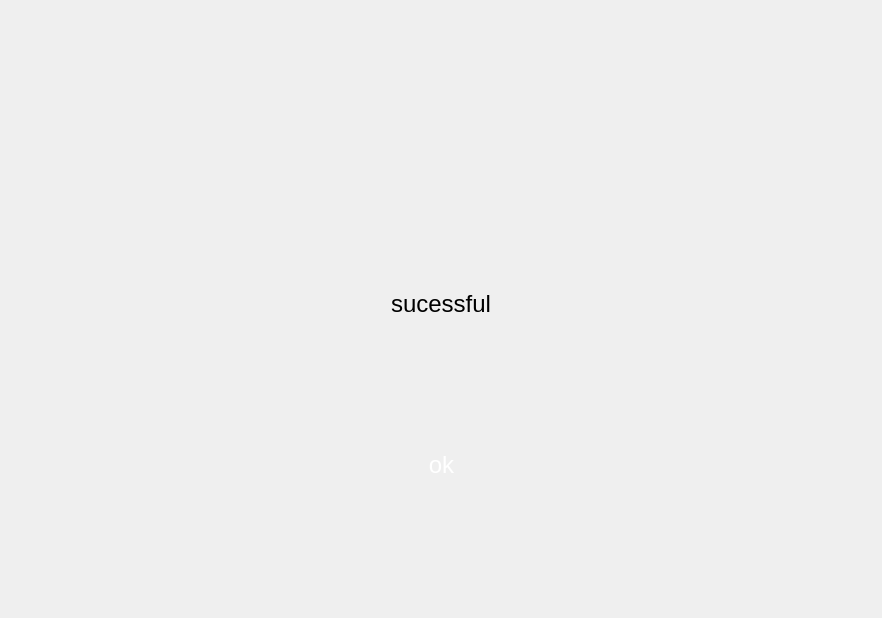
<?xml version="1.0" encoding="UTF-8"?>
<ui version="4.0">
 <class>SendResultWidget</class>
 <widget class="QWidget" name="SendResultWidget">
  <property name="geometry">
   <rect>
    <x>0</x>
    <y>0</y>
    <width>882</width>
    <height>618</height>
   </rect>
  </property>
  <property name="windowTitle">
   <string>Form</string>
  </property>
  <property name="styleSheet">
   <string notr="true"/>
  </property>
  <layout class="QGridLayout" name="gridLayout">
   <item row="0" column="0">
    <layout class="QVBoxLayout" name="verticalLayout">
     <item>
      <spacer name="verticalSpacer_2">
       <property name="orientation">
        <enum>Qt::Vertical</enum>
       </property>
       <property name="sizeHint" stdset="0">
        <size>
         <width>20</width>
         <height>40</height>
        </size>
       </property>
      </spacer>
     </item>
     <item>
      <layout class="QHBoxLayout" name="horizontalLayout_2">
       <item>
        <spacer name="horizontalSpacer_3">
         <property name="orientation">
          <enum>Qt::Horizontal</enum>
         </property>
         <property name="sizeHint" stdset="0">
          <size>
           <width>40</width>
           <height>20</height>
          </size>
         </property>
        </spacer>
       </item>
       <item>
        <widget class="QLabel" name="label">
         <property name="minimumSize">
          <size>
           <width>156</width>
           <height>156</height>
          </size>
         </property>
         <property name="maximumSize">
          <size>
           <width>156</width>
           <height>156</height>
          </size>
         </property>
         <property name="palette">
          <palette>
           <active>
            <colorrole role="WindowText">
             <brush brushstyle="SolidPattern">
              <color alpha="255">
               <red>0</red>
               <green>0</green>
               <blue>0</blue>
              </color>
             </brush>
            </colorrole>
            <colorrole role="Button">
             <brush brushstyle="SolidPattern">
              <color alpha="255">
               <red>241</red>
               <green>240</green>
               <blue>239</blue>
              </color>
             </brush>
            </colorrole>
            <colorrole role="Light">
             <brush brushstyle="SolidPattern">
              <color alpha="255">
               <red>255</red>
               <green>255</green>
               <blue>255</blue>
              </color>
             </brush>
            </colorrole>
            <colorrole role="Midlight">
             <brush brushstyle="SolidPattern">
              <color alpha="255">
               <red>248</red>
               <green>247</green>
               <blue>247</blue>
              </color>
             </brush>
            </colorrole>
            <colorrole role="Dark">
             <brush brushstyle="SolidPattern">
              <color alpha="255">
               <red>120</red>
               <green>120</green>
               <blue>119</blue>
              </color>
             </brush>
            </colorrole>
            <colorrole role="Mid">
             <brush brushstyle="SolidPattern">
              <color alpha="255">
               <red>161</red>
               <green>160</green>
               <blue>159</blue>
              </color>
             </brush>
            </colorrole>
            <colorrole role="Text">
             <brush brushstyle="SolidPattern">
              <color alpha="255">
               <red>0</red>
               <green>0</green>
               <blue>0</blue>
              </color>
             </brush>
            </colorrole>
            <colorrole role="BrightText">
             <brush brushstyle="SolidPattern">
              <color alpha="255">
               <red>255</red>
               <green>255</green>
               <blue>255</blue>
              </color>
             </brush>
            </colorrole>
            <colorrole role="ButtonText">
             <brush brushstyle="SolidPattern">
              <color alpha="255">
               <red>0</red>
               <green>0</green>
               <blue>0</blue>
              </color>
             </brush>
            </colorrole>
            <colorrole role="Base">
             <brush brushstyle="SolidPattern">
              <color alpha="255">
               <red>255</red>
               <green>255</green>
               <blue>255</blue>
              </color>
             </brush>
            </colorrole>
            <colorrole role="Window">
             <brush brushstyle="SolidPattern">
              <color alpha="255">
               <red>241</red>
               <green>240</green>
               <blue>239</blue>
              </color>
             </brush>
            </colorrole>
            <colorrole role="Shadow">
             <brush brushstyle="SolidPattern">
              <color alpha="255">
               <red>0</red>
               <green>0</green>
               <blue>0</blue>
              </color>
             </brush>
            </colorrole>
            <colorrole role="AlternateBase">
             <brush brushstyle="SolidPattern">
              <color alpha="255">
               <red>248</red>
               <green>247</green>
               <blue>247</blue>
              </color>
             </brush>
            </colorrole>
            <colorrole role="ToolTipBase">
             <brush brushstyle="SolidPattern">
              <color alpha="255">
               <red>255</red>
               <green>255</green>
               <blue>220</blue>
              </color>
             </brush>
            </colorrole>
            <colorrole role="ToolTipText">
             <brush brushstyle="SolidPattern">
              <color alpha="255">
               <red>0</red>
               <green>0</green>
               <blue>0</blue>
              </color>
             </brush>
            </colorrole>
           </active>
           <inactive>
            <colorrole role="WindowText">
             <brush brushstyle="SolidPattern">
              <color alpha="255">
               <red>0</red>
               <green>0</green>
               <blue>0</blue>
              </color>
             </brush>
            </colorrole>
            <colorrole role="Button">
             <brush brushstyle="SolidPattern">
              <color alpha="255">
               <red>241</red>
               <green>240</green>
               <blue>239</blue>
              </color>
             </brush>
            </colorrole>
            <colorrole role="Light">
             <brush brushstyle="SolidPattern">
              <color alpha="255">
               <red>255</red>
               <green>255</green>
               <blue>255</blue>
              </color>
             </brush>
            </colorrole>
            <colorrole role="Midlight">
             <brush brushstyle="SolidPattern">
              <color alpha="255">
               <red>248</red>
               <green>247</green>
               <blue>247</blue>
              </color>
             </brush>
            </colorrole>
            <colorrole role="Dark">
             <brush brushstyle="SolidPattern">
              <color alpha="255">
               <red>120</red>
               <green>120</green>
               <blue>119</blue>
              </color>
             </brush>
            </colorrole>
            <colorrole role="Mid">
             <brush brushstyle="SolidPattern">
              <color alpha="255">
               <red>161</red>
               <green>160</green>
               <blue>159</blue>
              </color>
             </brush>
            </colorrole>
            <colorrole role="Text">
             <brush brushstyle="SolidPattern">
              <color alpha="255">
               <red>0</red>
               <green>0</green>
               <blue>0</blue>
              </color>
             </brush>
            </colorrole>
            <colorrole role="BrightText">
             <brush brushstyle="SolidPattern">
              <color alpha="255">
               <red>255</red>
               <green>255</green>
               <blue>255</blue>
              </color>
             </brush>
            </colorrole>
            <colorrole role="ButtonText">
             <brush brushstyle="SolidPattern">
              <color alpha="255">
               <red>0</red>
               <green>0</green>
               <blue>0</blue>
              </color>
             </brush>
            </colorrole>
            <colorrole role="Base">
             <brush brushstyle="SolidPattern">
              <color alpha="255">
               <red>255</red>
               <green>255</green>
               <blue>255</blue>
              </color>
             </brush>
            </colorrole>
            <colorrole role="Window">
             <brush brushstyle="SolidPattern">
              <color alpha="255">
               <red>241</red>
               <green>240</green>
               <blue>239</blue>
              </color>
             </brush>
            </colorrole>
            <colorrole role="Shadow">
             <brush brushstyle="SolidPattern">
              <color alpha="255">
               <red>0</red>
               <green>0</green>
               <blue>0</blue>
              </color>
             </brush>
            </colorrole>
            <colorrole role="AlternateBase">
             <brush brushstyle="SolidPattern">
              <color alpha="255">
               <red>248</red>
               <green>247</green>
               <blue>247</blue>
              </color>
             </brush>
            </colorrole>
            <colorrole role="ToolTipBase">
             <brush brushstyle="SolidPattern">
              <color alpha="255">
               <red>255</red>
               <green>255</green>
               <blue>220</blue>
              </color>
             </brush>
            </colorrole>
            <colorrole role="ToolTipText">
             <brush brushstyle="SolidPattern">
              <color alpha="255">
               <red>0</red>
               <green>0</green>
               <blue>0</blue>
              </color>
             </brush>
            </colorrole>
           </inactive>
           <disabled>
            <colorrole role="WindowText">
             <brush brushstyle="SolidPattern">
              <color alpha="255">
               <red>120</red>
               <green>120</green>
               <blue>119</blue>
              </color>
             </brush>
            </colorrole>
            <colorrole role="Button">
             <brush brushstyle="SolidPattern">
              <color alpha="255">
               <red>241</red>
               <green>240</green>
               <blue>239</blue>
              </color>
             </brush>
            </colorrole>
            <colorrole role="Light">
             <brush brushstyle="SolidPattern">
              <color alpha="255">
               <red>255</red>
               <green>255</green>
               <blue>255</blue>
              </color>
             </brush>
            </colorrole>
            <colorrole role="Midlight">
             <brush brushstyle="SolidPattern">
              <color alpha="255">
               <red>248</red>
               <green>247</green>
               <blue>247</blue>
              </color>
             </brush>
            </colorrole>
            <colorrole role="Dark">
             <brush brushstyle="SolidPattern">
              <color alpha="255">
               <red>120</red>
               <green>120</green>
               <blue>119</blue>
              </color>
             </brush>
            </colorrole>
            <colorrole role="Mid">
             <brush brushstyle="SolidPattern">
              <color alpha="255">
               <red>161</red>
               <green>160</green>
               <blue>159</blue>
              </color>
             </brush>
            </colorrole>
            <colorrole role="Text">
             <brush brushstyle="SolidPattern">
              <color alpha="255">
               <red>120</red>
               <green>120</green>
               <blue>119</blue>
              </color>
             </brush>
            </colorrole>
            <colorrole role="BrightText">
             <brush brushstyle="SolidPattern">
              <color alpha="255">
               <red>255</red>
               <green>255</green>
               <blue>255</blue>
              </color>
             </brush>
            </colorrole>
            <colorrole role="ButtonText">
             <brush brushstyle="SolidPattern">
              <color alpha="255">
               <red>120</red>
               <green>120</green>
               <blue>119</blue>
              </color>
             </brush>
            </colorrole>
            <colorrole role="Base">
             <brush brushstyle="SolidPattern">
              <color alpha="255">
               <red>241</red>
               <green>240</green>
               <blue>239</blue>
              </color>
             </brush>
            </colorrole>
            <colorrole role="Window">
             <brush brushstyle="SolidPattern">
              <color alpha="255">
               <red>241</red>
               <green>240</green>
               <blue>239</blue>
              </color>
             </brush>
            </colorrole>
            <colorrole role="Shadow">
             <brush brushstyle="SolidPattern">
              <color alpha="255">
               <red>0</red>
               <green>0</green>
               <blue>0</blue>
              </color>
             </brush>
            </colorrole>
            <colorrole role="AlternateBase">
             <brush brushstyle="SolidPattern">
              <color alpha="255">
               <red>241</red>
               <green>240</green>
               <blue>239</blue>
              </color>
             </brush>
            </colorrole>
            <colorrole role="ToolTipBase">
             <brush brushstyle="SolidPattern">
              <color alpha="255">
               <red>255</red>
               <green>255</green>
               <blue>220</blue>
              </color>
             </brush>
            </colorrole>
            <colorrole role="ToolTipText">
             <brush brushstyle="SolidPattern">
              <color alpha="255">
               <red>0</red>
               <green>0</green>
               <blue>0</blue>
              </color>
             </brush>
            </colorrole>
           </disabled>
          </palette>
         </property>
         <property name="styleSheet">
          <string notr="true">background-image: url(:/res/png/finish.png);border-width: 0px</string>
         </property>
         <property name="text">
          <string/>
         </property>
        </widget>
       </item>
       <item>
        <spacer name="horizontalSpacer_4">
         <property name="orientation">
          <enum>Qt::Horizontal</enum>
         </property>
         <property name="sizeHint" stdset="0">
          <size>
           <width>40</width>
           <height>20</height>
          </size>
         </property>
        </spacer>
       </item>
      </layout>
     </item>
     <item>
      <layout class="QHBoxLayout" name="horizontalLayout">
       <item>
        <spacer name="horizontalSpacer">
         <property name="orientation">
          <enum>Qt::Horizontal</enum>
         </property>
         <property name="sizeHint" stdset="0">
          <size>
           <width>40</width>
           <height>20</height>
          </size>
         </property>
        </spacer>
       </item>
       <item>
        <widget class="QLabel" name="label_2">
         <property name="palette">
          <palette>
           <active>
            <colorrole role="WindowText">
             <brush brushstyle="SolidPattern">
              <color alpha="255">
               <red>0</red>
               <green>0</green>
               <blue>0</blue>
              </color>
             </brush>
            </colorrole>
            <colorrole role="Button">
             <brush brushstyle="SolidPattern">
              <color alpha="255">
               <red>241</red>
               <green>240</green>
               <blue>239</blue>
              </color>
             </brush>
            </colorrole>
            <colorrole role="Light">
             <brush brushstyle="SolidPattern">
              <color alpha="255">
               <red>255</red>
               <green>255</green>
               <blue>255</blue>
              </color>
             </brush>
            </colorrole>
            <colorrole role="Midlight">
             <brush brushstyle="SolidPattern">
              <color alpha="255">
               <red>248</red>
               <green>247</green>
               <blue>247</blue>
              </color>
             </brush>
            </colorrole>
            <colorrole role="Dark">
             <brush brushstyle="SolidPattern">
              <color alpha="255">
               <red>120</red>
               <green>120</green>
               <blue>119</blue>
              </color>
             </brush>
            </colorrole>
            <colorrole role="Mid">
             <brush brushstyle="SolidPattern">
              <color alpha="255">
               <red>161</red>
               <green>160</green>
               <blue>159</blue>
              </color>
             </brush>
            </colorrole>
            <colorrole role="Text">
             <brush brushstyle="SolidPattern">
              <color alpha="255">
               <red>0</red>
               <green>0</green>
               <blue>0</blue>
              </color>
             </brush>
            </colorrole>
            <colorrole role="BrightText">
             <brush brushstyle="SolidPattern">
              <color alpha="255">
               <red>255</red>
               <green>255</green>
               <blue>255</blue>
              </color>
             </brush>
            </colorrole>
            <colorrole role="ButtonText">
             <brush brushstyle="SolidPattern">
              <color alpha="255">
               <red>0</red>
               <green>0</green>
               <blue>0</blue>
              </color>
             </brush>
            </colorrole>
            <colorrole role="Base">
             <brush brushstyle="SolidPattern">
              <color alpha="255">
               <red>255</red>
               <green>255</green>
               <blue>255</blue>
              </color>
             </brush>
            </colorrole>
            <colorrole role="Window">
             <brush brushstyle="SolidPattern">
              <color alpha="255">
               <red>241</red>
               <green>240</green>
               <blue>239</blue>
              </color>
             </brush>
            </colorrole>
            <colorrole role="Shadow">
             <brush brushstyle="SolidPattern">
              <color alpha="255">
               <red>0</red>
               <green>0</green>
               <blue>0</blue>
              </color>
             </brush>
            </colorrole>
            <colorrole role="AlternateBase">
             <brush brushstyle="SolidPattern">
              <color alpha="255">
               <red>248</red>
               <green>247</green>
               <blue>247</blue>
              </color>
             </brush>
            </colorrole>
            <colorrole role="ToolTipBase">
             <brush brushstyle="SolidPattern">
              <color alpha="255">
               <red>255</red>
               <green>255</green>
               <blue>220</blue>
              </color>
             </brush>
            </colorrole>
            <colorrole role="ToolTipText">
             <brush brushstyle="SolidPattern">
              <color alpha="255">
               <red>0</red>
               <green>0</green>
               <blue>0</blue>
              </color>
             </brush>
            </colorrole>
           </active>
           <inactive>
            <colorrole role="WindowText">
             <brush brushstyle="SolidPattern">
              <color alpha="255">
               <red>0</red>
               <green>0</green>
               <blue>0</blue>
              </color>
             </brush>
            </colorrole>
            <colorrole role="Button">
             <brush brushstyle="SolidPattern">
              <color alpha="255">
               <red>241</red>
               <green>240</green>
               <blue>239</blue>
              </color>
             </brush>
            </colorrole>
            <colorrole role="Light">
             <brush brushstyle="SolidPattern">
              <color alpha="255">
               <red>255</red>
               <green>255</green>
               <blue>255</blue>
              </color>
             </brush>
            </colorrole>
            <colorrole role="Midlight">
             <brush brushstyle="SolidPattern">
              <color alpha="255">
               <red>248</red>
               <green>247</green>
               <blue>247</blue>
              </color>
             </brush>
            </colorrole>
            <colorrole role="Dark">
             <brush brushstyle="SolidPattern">
              <color alpha="255">
               <red>120</red>
               <green>120</green>
               <blue>119</blue>
              </color>
             </brush>
            </colorrole>
            <colorrole role="Mid">
             <brush brushstyle="SolidPattern">
              <color alpha="255">
               <red>161</red>
               <green>160</green>
               <blue>159</blue>
              </color>
             </brush>
            </colorrole>
            <colorrole role="Text">
             <brush brushstyle="SolidPattern">
              <color alpha="255">
               <red>0</red>
               <green>0</green>
               <blue>0</blue>
              </color>
             </brush>
            </colorrole>
            <colorrole role="BrightText">
             <brush brushstyle="SolidPattern">
              <color alpha="255">
               <red>255</red>
               <green>255</green>
               <blue>255</blue>
              </color>
             </brush>
            </colorrole>
            <colorrole role="ButtonText">
             <brush brushstyle="SolidPattern">
              <color alpha="255">
               <red>0</red>
               <green>0</green>
               <blue>0</blue>
              </color>
             </brush>
            </colorrole>
            <colorrole role="Base">
             <brush brushstyle="SolidPattern">
              <color alpha="255">
               <red>255</red>
               <green>255</green>
               <blue>255</blue>
              </color>
             </brush>
            </colorrole>
            <colorrole role="Window">
             <brush brushstyle="SolidPattern">
              <color alpha="255">
               <red>241</red>
               <green>240</green>
               <blue>239</blue>
              </color>
             </brush>
            </colorrole>
            <colorrole role="Shadow">
             <brush brushstyle="SolidPattern">
              <color alpha="255">
               <red>0</red>
               <green>0</green>
               <blue>0</blue>
              </color>
             </brush>
            </colorrole>
            <colorrole role="AlternateBase">
             <brush brushstyle="SolidPattern">
              <color alpha="255">
               <red>248</red>
               <green>247</green>
               <blue>247</blue>
              </color>
             </brush>
            </colorrole>
            <colorrole role="ToolTipBase">
             <brush brushstyle="SolidPattern">
              <color alpha="255">
               <red>255</red>
               <green>255</green>
               <blue>220</blue>
              </color>
             </brush>
            </colorrole>
            <colorrole role="ToolTipText">
             <brush brushstyle="SolidPattern">
              <color alpha="255">
               <red>0</red>
               <green>0</green>
               <blue>0</blue>
              </color>
             </brush>
            </colorrole>
           </inactive>
           <disabled>
            <colorrole role="WindowText">
             <brush brushstyle="SolidPattern">
              <color alpha="255">
               <red>120</red>
               <green>120</green>
               <blue>119</blue>
              </color>
             </brush>
            </colorrole>
            <colorrole role="Button">
             <brush brushstyle="SolidPattern">
              <color alpha="255">
               <red>241</red>
               <green>240</green>
               <blue>239</blue>
              </color>
             </brush>
            </colorrole>
            <colorrole role="Light">
             <brush brushstyle="SolidPattern">
              <color alpha="255">
               <red>255</red>
               <green>255</green>
               <blue>255</blue>
              </color>
             </brush>
            </colorrole>
            <colorrole role="Midlight">
             <brush brushstyle="SolidPattern">
              <color alpha="255">
               <red>248</red>
               <green>247</green>
               <blue>247</blue>
              </color>
             </brush>
            </colorrole>
            <colorrole role="Dark">
             <brush brushstyle="SolidPattern">
              <color alpha="255">
               <red>120</red>
               <green>120</green>
               <blue>119</blue>
              </color>
             </brush>
            </colorrole>
            <colorrole role="Mid">
             <brush brushstyle="SolidPattern">
              <color alpha="255">
               <red>161</red>
               <green>160</green>
               <blue>159</blue>
              </color>
             </brush>
            </colorrole>
            <colorrole role="Text">
             <brush brushstyle="SolidPattern">
              <color alpha="255">
               <red>120</red>
               <green>120</green>
               <blue>119</blue>
              </color>
             </brush>
            </colorrole>
            <colorrole role="BrightText">
             <brush brushstyle="SolidPattern">
              <color alpha="255">
               <red>255</red>
               <green>255</green>
               <blue>255</blue>
              </color>
             </brush>
            </colorrole>
            <colorrole role="ButtonText">
             <brush brushstyle="SolidPattern">
              <color alpha="255">
               <red>120</red>
               <green>120</green>
               <blue>119</blue>
              </color>
             </brush>
            </colorrole>
            <colorrole role="Base">
             <brush brushstyle="SolidPattern">
              <color alpha="255">
               <red>241</red>
               <green>240</green>
               <blue>239</blue>
              </color>
             </brush>
            </colorrole>
            <colorrole role="Window">
             <brush brushstyle="SolidPattern">
              <color alpha="255">
               <red>241</red>
               <green>240</green>
               <blue>239</blue>
              </color>
             </brush>
            </colorrole>
            <colorrole role="Shadow">
             <brush brushstyle="SolidPattern">
              <color alpha="255">
               <red>0</red>
               <green>0</green>
               <blue>0</blue>
              </color>
             </brush>
            </colorrole>
            <colorrole role="AlternateBase">
             <brush brushstyle="SolidPattern">
              <color alpha="255">
               <red>241</red>
               <green>240</green>
               <blue>239</blue>
              </color>
             </brush>
            </colorrole>
            <colorrole role="ToolTipBase">
             <brush brushstyle="SolidPattern">
              <color alpha="255">
               <red>255</red>
               <green>255</green>
               <blue>220</blue>
              </color>
             </brush>
            </colorrole>
            <colorrole role="ToolTipText">
             <brush brushstyle="SolidPattern">
              <color alpha="255">
               <red>0</red>
               <green>0</green>
               <blue>0</blue>
              </color>
             </brush>
            </colorrole>
           </disabled>
          </palette>
         </property>
         <property name="styleSheet">
          <string notr="true">font-size : 24px;</string>
         </property>
         <property name="text">
          <string>sucessful</string>
         </property>
        </widget>
       </item>
       <item>
        <spacer name="horizontalSpacer_2">
         <property name="orientation">
          <enum>Qt::Horizontal</enum>
         </property>
         <property name="sizeHint" stdset="0">
          <size>
           <width>40</width>
           <height>20</height>
          </size>
         </property>
        </spacer>
       </item>
      </layout>
     </item>
     <item>
      <spacer name="verticalSpacer">
       <property name="orientation">
        <enum>Qt::Vertical</enum>
       </property>
       <property name="sizeHint" stdset="0">
        <size>
         <width>20</width>
         <height>40</height>
        </size>
       </property>
      </spacer>
     </item>
     <item>
      <layout class="QHBoxLayout" name="horizontalLayout_3">
       <item>
        <spacer name="horizontalSpacer_5">
         <property name="orientation">
          <enum>Qt::Horizontal</enum>
         </property>
         <property name="sizeHint" stdset="0">
          <size>
           <width>40</width>
           <height>20</height>
          </size>
         </property>
        </spacer>
       </item>
       <item>
        <widget class="QPushButton" name="pushButton">
         <property name="minimumSize">
          <size>
           <width>421</width>
           <height>50</height>
          </size>
         </property>
         <property name="maximumSize">
          <size>
           <width>421</width>
           <height>50</height>
          </size>
         </property>
         <property name="focusPolicy">
          <enum>Qt::NoFocus</enum>
         </property>
         <property name="styleSheet">
          <string notr="true">border:none;font-size : 16px;
color: rgb(255, 255, 255);
background-image: url(:/res/png/buttons/421_50.png);
font-size : 24px;</string>
         </property>
         <property name="text">
          <string>ok</string>
         </property>
        </widget>
       </item>
       <item>
        <spacer name="horizontalSpacer_6">
         <property name="orientation">
          <enum>Qt::Horizontal</enum>
         </property>
         <property name="sizeHint" stdset="0">
          <size>
           <width>40</width>
           <height>20</height>
          </size>
         </property>
        </spacer>
       </item>
      </layout>
     </item>
     <item>
      <spacer name="verticalSpacer_3">
       <property name="orientation">
        <enum>Qt::Vertical</enum>
       </property>
       <property name="sizeHint" stdset="0">
        <size>
         <width>20</width>
         <height>40</height>
        </size>
       </property>
      </spacer>
     </item>
    </layout>
   </item>
  </layout>
 </widget>
 <resources/>
 <connections/>
</ui>
